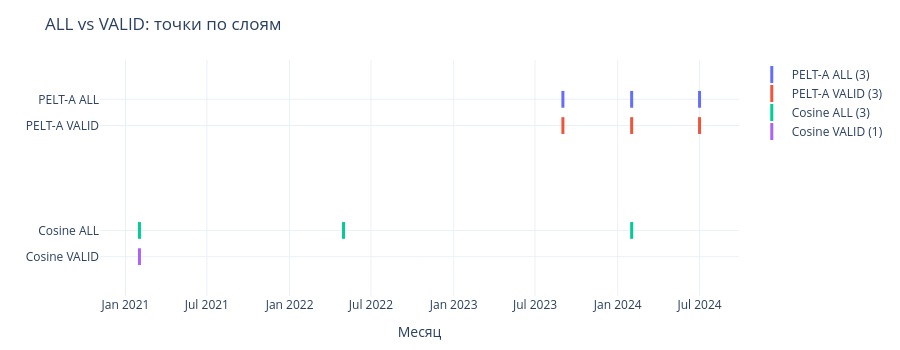

Write notebook code for a chart like this one.
### Markdown cell above
## Фаза 12. ALL vs VALID

### Гипотеза

До сих пор слои работали на **разных базах**:

- **PELT-A/B** — ALL события. Причина: `skip_rate` и `played_frac` 
  тавтологически не определены на valid (skip по определению = 0).
- **Variability, компас** — VALID события. Причина: скипы — 
  не осознанное слушание, маскируют сигнал.

Если база **не влияет** на результат — можно унифицировать. Если 
влияет — зафиксировать раздельно и документировать, почему.

### Метод

Все слои прогоняются на двух базах:

- **ALL** — `df_t` (после trim_cold_start).
- **VALID** — `df_t[df_t['valid_play']]`.

Сравнение: точки PELT, эпизоды Storm, High-месяцы Variability.

### Code cell
# 12. Фаза 12. ALL vs VALID
# ============================================================================
# Прогоняем все слои на двух базах. Сравниваем: точки PELT,
# эпохи Variability, эпизоды Storm. Цель — понять, где база
# влияет на результат, а где нет.
# ============================================================================
import plotly.graph_objects as go
from detectors.pelt_sound import detect as pelt_sound_detect
from detectors.cosine_identity import detect as cosine_detect
from detectors.storm import detect as storm_detect

STABILITY_THRESHOLD = 0.10

# --- Две базы ---
df_all = df_t.copy()
df_valid_b = df_t[df_t['valid_play']].copy()

print(f"ALL:   {len(df_all):,} событий, "
      f"{df_all['period'].nunique()} месяцев")
print(f"VALID: {len(df_valid_b):,} событий, "
      f"{df_valid_b['period'].nunique()} месяцев "
      f"({len(df_valid_b)/len(df_all)*100:.1f}%)")


# ==============================================================================
# PELT-A (звук): сравнение
# ==============================================================================
print("\n" + "=" * 70)
print("PELT-A (звук): ALL vs VALID")
print("=" * 70)

ms_all = build_monthly_sound(df_all)
ms_valid = build_monthly_sound(df_valid_b)

res_a_all = pelt_sound_detect(ms_all)
res_a_valid = pelt_sound_detect(ms_valid)

points_a_all = [p for p in res_a_all['points']
                if pd.Series(res_a_all['stability']).get(p, 0) >= STABILITY_THRESHOLD]
points_a_valid = [p for p in res_a_valid['points']
                  if pd.Series(res_a_valid['stability']).get(p, 0) >= STABILITY_THRESHOLD]

print(f"ALL:   σ²={res_a_all['sigma2']:.3f}, точки: {points_a_all}")
print(f"VALID: σ²={res_a_valid['sigma2']:.3f}, точки: {points_a_valid}")

common_a = set(points_a_all) & set(points_a_valid)
print(f"\nПересечение: {len(common_a)} — {sorted(common_a)}")
print(f"Только ALL:   {sorted(set(points_a_all) - set(points_a_valid))}")
print(f"Только VALID: {sorted(set(points_a_valid) - set(points_a_all))}")


# ==============================================================================
# COSINE (артисты): сравнение
# ==============================================================================
print("\n" + "=" * 70)
print("Cosine (артисты): ALL vs VALID")
print("=" * 70)

res_cos_all = cosine_detect(df_all, id_col='artist_name')
res_cos_valid = cosine_detect(df_valid_b, id_col='artist_name')

points_cos_all = list(res_cos_all['points'])
points_cos_valid = list(res_cos_valid['points'])

print(f"ALL:   точки: {points_cos_all}")
print(f"VALID: точки: {points_cos_valid}")

common_cos = set(points_cos_all) & set(points_cos_valid)
print(f"\nПересечение: {len(common_cos)} — {sorted(common_cos)}")
print(f"Только ALL:   {sorted(set(points_cos_all) - set(points_cos_valid))}")
print(f"Только VALID: {sorted(set(points_cos_valid) - set(points_cos_all))}")


# ==============================================================================
# STORM: сравнение
# ==============================================================================
print("\n" + "=" * 70)
print("Storm: ALL vs VALID")
print("=" * 70)

res_storm_all = storm_detect(ms_all)
res_storm_valid = storm_detect(ms_valid)

ep_all = [f"{ep[0]}..{ep[-1]}" for ep in res_storm_all['episodes']]
ep_valid = [f"{ep[0]}..{ep[-1]}" for ep in res_storm_valid['episodes']]

print(f"ALL:   порог={res_storm_all['threshold']:.4f}, эпизоды: {ep_all}")
print(f"VALID: порог={res_storm_valid['threshold']:.4f}, эпизоды: {ep_valid}")


# ==============================================================================
# VARIABILITY: ALL vs VALID
# ==============================================================================
print("\n" + "=" * 70)
print("Variability (Sound): ALL vs VALID")
print("=" * 70)

from detectors.variability import run_variability_pipeline

R_all = run_variability_pipeline(
    df_all,
    monthly_sound=ms_all,
    window=12,
    seed=42,
)
R_valid_b = run_variability_pipeline(
    df_valid_b,
    monthly_sound=ms_valid,
    window=12,
    seed=42,
)

print(f"ALL:   lifetime = {R_all['lifetime_score']:.3f}, "
      f"current = {R_all['current_score']:.3f}")
print(f"VALID: lifetime = {R_valid_b['lifetime_score']:.3f}, "
      f"current = {R_valid_b['current_score']:.3f}")

# Уровни по фиксированным порогам 0.3/0.5
def level(s):
    if s < 0.3: return 'Low'
    if s <= 0.5: return 'Medium'
    return 'High'

print(f"\nLevel (0.3/0.5):")
print(f"   ALL:   {level(R_all['lifetime_score'])}")
print(f"   VALID: {level(R_valid_b['lifetime_score'])}")

# High-месяцы
high_all = set(R_all['transitions'][R_all['transitions']['label'] == 'High'].index)
high_valid = set(R_valid_b['transitions'][R_valid_b['transitions']['label'] == 'High'].index)

print(f"\nHigh-месяцев:")
print(f"   ALL:   {len(high_all)}")
print(f"   VALID: {len(high_valid)}")
print(f"   Совпадают: {len(high_all & high_valid)}")
print(f"   Только ALL:   {len(high_all - high_valid)} "
      f"{sorted(list(high_all - high_valid))[:5]}")
print(f"   Только VALID: {len(high_valid - high_all)} "
      f"{sorted(list(high_valid - high_all))[:5]}")


# ==============================================================================
# СВОДКА
# ==============================================================================
print("\n" + "=" * 70)
print("СВОДКА: ALL vs VALID")
print("=" * 70)

summary = pd.DataFrame([
    {
        'layer': 'PELT-A (звук)',
        'ALL': len(points_a_all),
        'VALID': len(points_a_valid),
        'common': len(common_a),
    },
    {
        'layer': 'Cosine (артисты)',
        'ALL': len(points_cos_all),
        'VALID': len(points_cos_valid),
        'common': len(common_cos),
    },
    {
        'layer': 'Storm (эпизоды)',
        'ALL': len(res_storm_all['episodes']),
        'VALID': len(res_storm_valid['episodes']),
        'common': '—',
    },
    {
        'layer': 'Variability High-месяцев',
        'ALL': len(high_all),
        'VALID': len(high_valid),
        'common': len(high_all & high_valid),
    },
    {
        'layer': 'Variability lifetime',
        'ALL': f"{R_all['lifetime_score']:.3f}",
        'VALID': f"{R_valid_b['lifetime_score']:.3f}",
        'common': '—',
    },
])
print(summary.to_string(index=False))


# ==============================================================================
# ВИЗУАЛИЗАЦИЯ
# ==============================================================================
fig = go.Figure()

# PELT-A ALL
x = [pd.Period(p, 'M').to_timestamp() for p in points_a_all]
fig.add_trace(go.Scatter(
    x=x, y=[2] * len(x), mode='markers',
    marker=dict(size=12, symbol='line-ns-open', line=dict(width=3)),
    name=f'PELT-A ALL ({len(points_a_all)})',
))

# PELT-A VALID
x = [pd.Period(p, 'M').to_timestamp() for p in points_a_valid]
fig.add_trace(go.Scatter(
    x=x, y=[1.8] * len(x), mode='markers',
    marker=dict(size=12, symbol='line-ns-open', line=dict(width=3)),
    name=f'PELT-A VALID ({len(points_a_valid)})',
))

# Cosine ALL
x = [pd.Period(p, 'M').to_timestamp() for p in points_cos_all]
fig.add_trace(go.Scatter(
    x=x, y=[1] * len(x), mode='markers',
    marker=dict(size=12, symbol='line-ns-open', line=dict(width=3)),
    name=f'Cosine ALL ({len(points_cos_all)})',
))

# Cosine VALID
x = [pd.Period(p, 'M').to_timestamp() for p in points_cos_valid]
fig.add_trace(go.Scatter(
    x=x, y=[0.8] * len(x), mode='markers',
    marker=dict(size=12, symbol='line-ns-open', line=dict(width=3)),
    name=f'Cosine VALID ({len(points_cos_valid)})',
))

fig.update_layout(
    template='plotly_white',
    height=350,
    title='ALL vs VALID: точки по слоям',
    xaxis_title='Месяц',
    yaxis=dict(tickmode='array',
               tickvals=[0.8, 1, 1.8, 2],
               ticktext=['Cosine VALID', 'Cosine ALL',
                         'PELT-A VALID', 'PELT-A ALL'],
               range=[0.5, 2.3]),
    margin=dict(l=100, r=40, t=60, b=40),
)
fig.show()

### Figure 1 — Plotly figure (JSON) as saved in the notebook; plotly's stock layout.template omitted (floating-point values rounded to 4 significant figures)
{"data": [{"marker": {"line": {"width": 3}, "size": 12, "symbol": "line-ns-open"}, "mode": "markers", "name": "PELT-A ALL (3)", "type": "scatter", "x": ["2023-09-01T00:00:00", "2024-02-01T00:00:00", "2024-07-01T00:00:00"], "y": [2, 2, 2]}, {"marker": {"line": {"width": 3}, "size": 12, "symbol": "line-ns-open"}, "mode": "markers", "name": "PELT-A VALID (3)", "type": "scatter", "x": ["2023-09-01T00:00:00", "2024-02-01T00:00:00", "2024-07-01T00:00:00"], "y": [1.8, 1.8, 1.8]}, {"marker": {"line": {"width": 3}, "size": 12, "symbol": "line-ns-open"}, "mode": "markers", "name": "Cosine ALL (3)", "type": "scatter", "x": ["2021-02-01T00:00:00", "2022-05-01T00:00:00", "2024-02-01T00:00:00"], "y": [1, 1, 1]}, {"marker": {"line": {"width": 3}, "size": 12, "symbol": "line-ns-open"}, "mode": "markers", "name": "Cosine VALID (1)", "type": "scatter", "x": ["2021-02-01T00:00:00"], "y": [0.8]}], "layout": {"height": 350, "margin": {"b": 40, "l": 100, "r": 40, "t": 60}, "title": {"text": "ALL vs VALID: точки по слоям"}, "xaxis": {"title": {"text": "Месяц"}}, "yaxis": {"range": [0.5, 2.3], "tickmode": "array", "ticktext": ["Cosine VALID", "Cosine ALL", "PELT-A VALID", "PELT-A ALL"], "tickvals": [0.8, 1, 1.8, 2]}}}
